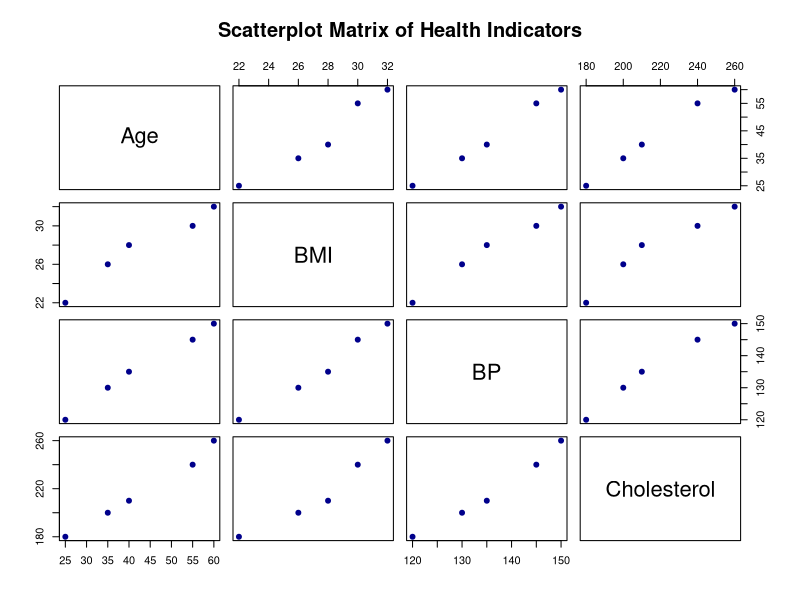
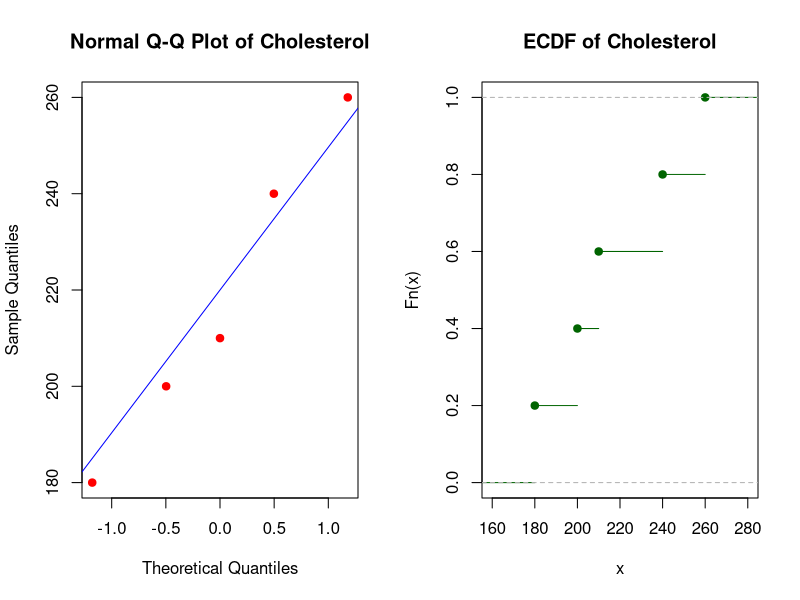
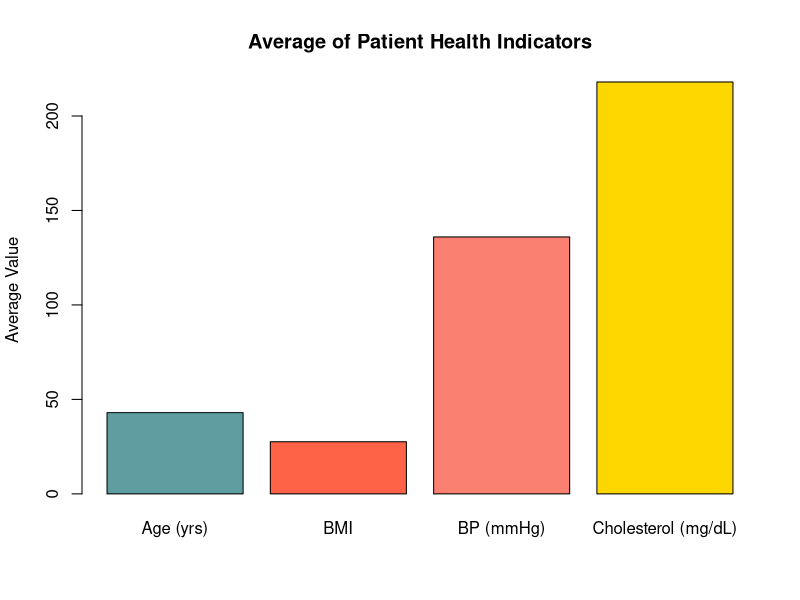
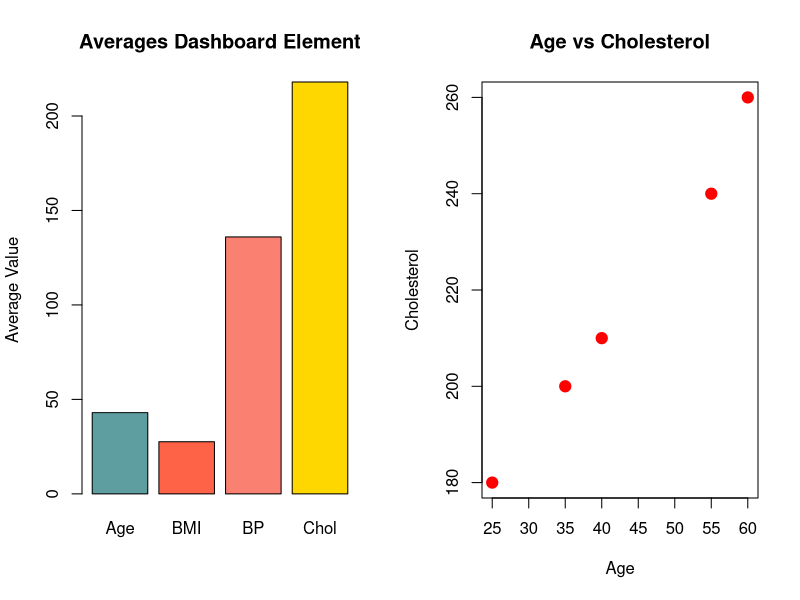

Source code (R) for these figures, in order:
# Experiment 16: Patient Health Risk Analysis
# Course: Data Handling and Visualization

# Dataset
df16 <- data.frame(
  Patient_ID = paste0("P", 1:5),
  Age = c(25, 40, 55, 35, 60),
  BMI = c(22, 28, 30, 26, 32),
  BP = c(120, 135, 145, 130, 150),
  Cholesterol = c(180, 210, 240, 200, 260)
)

cat("--- Experiment 16: Patient Health Risk Analysis ---\n")
print(df16)

# Q1: Create a scatterplot matrix for Age, BMI, BP, and Cholesterol.
png("outputs/exp16_q1_scatterplot_matrix.png", width=800, height=800)
pairs(df16[, 2:5], col="darkblue", pch=19, main="Scatterplot Matrix of Health Indicators")
dev.off()

# Q2: Construct a Q-Q plot and ECDF for Cholesterol levels.
png("outputs/exp16_q2_qq_ecdf.png", width=1000, height=500)
par(mfrow=c(1,2))
qqnorm(df16$Cholesterol, col="red", pch=19, main="Normal Q-Q Plot of Cholesterol")
qqline(df16$Cholesterol, col="blue")
plot(ecdf(df16$Cholesterol), col="darkgreen", main="ECDF of Cholesterol")
dev.off()

# Q3: Create a bar chart showing the average values of each health indicator.
indicator_means <- colMeans(df16[, 2:5])
png("outputs/exp16_q3_bar_chart.png", width=800, height=600)
barplot(indicator_means, col=c("cadetblue", "tomato", "salmon", "gold"),
        ylab="Average Value", main="Average of Patient Health Indicators",
        names.arg=c("Age (yrs)", "BMI", "BP (mmHg)", "Cholesterol (mg/dL)"))
dev.off()
cat("Insight: A strong correlation is shown across all variables with age. Older patients in this dataset have higher BMI, BP, and Cholesterol levels.\n")

# Q4: Develop a Tableau dashboard simulation.
png("outputs/exp16_q4_dashboard_simulation.png", width=1200, height=600)
par(mfrow=c(1,2))
barplot(indicator_means, col=c("cadetblue", "tomato", "salmon", "gold"),
        ylab="Average Value", main="Averages Dashboard Element",
        names.arg=c("Age", "BMI", "BP", "Chol"))
plot(df16$Age, df16$Cholesterol, col="red", pch=19, cex=1.5,
     xlab="Age", ylab="Cholesterol", main="Age vs Cholesterol")
dev.off()
cat("Experiment 16 successfully completed. Plots saved to outputs/.\n\n")
